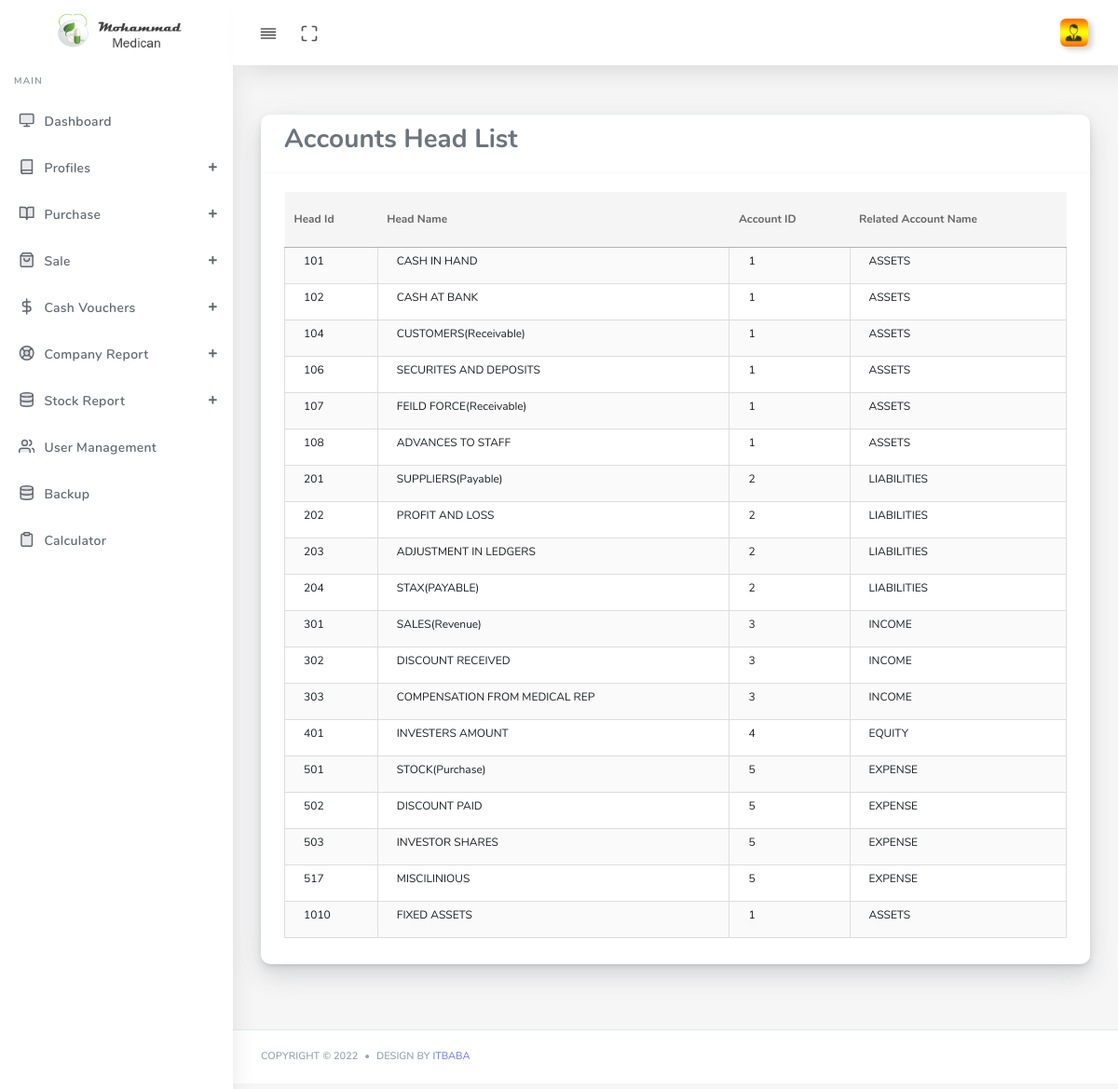
Page /head-list.php (signed in) on the committed database.
### tables this page shows
CREATE TABLE IF NOT EXISTS `mainhead` (
  `h_id` smallint(6) NOT NULL,
  `acid` tinyint(4) DEFAULT NULL,
  `head_name` varchar(29) DEFAULT NULL,
  `status` tinyint(4) DEFAULT NULL,
  PRIMARY KEY (`h_id`)
);

CREATE TABLE IF NOT EXISTS `account` (
  `acid` tinyint(4) NOT NULL AUTO_INCREMENT,
  `account_name` varchar(11) DEFAULT NULL,
  `status` tinyint(4) DEFAULT NULL,
  PRIMARY KEY (`acid`)
);

### head-list.php (the view, shortened to what this page needs)
<?php
include "include/header.php";
?>
</head>
<body >
  <?php include "include/menu.php"; ?>
      <div class="main-content">
        <section class="section">
          <div class="section-body">
            <div class="row">
              <div class="col-12">
                <div class="card">
                  <div class="card-header">
                    <h3>Accounts Head List</h3>
                  </div>
                  <div class="card-body">
                    <div class="table-responsive">
<table class="table table-striped table-hover text-dark mb-2" id="user_data" style="width:100%;">
<thead>
<tr>
<th >Head Id</th>
<th >Head Name</th>
<th >Account ID</th>
<th >Related Account Name</th>
</tr>
</thead>
<tbody>
<?php
include "db.php";
$q="select a.*,b.account_name
from mainhead as a ,account as b
where a.acid=b.acid
";
$s=$dbpdo->prepare($q);
$s->execute();
while($row = $s->fetch(PDO::FETCH_BOTH)){
echo "<tr>
<td>$row[0]</td>
<td>$row[2]</td>
<td>$row[1]</td>
<td>$row[4]</td>
</tr>
";
}
?>
  </tbody>
 </table>
               </div>
            </div></div>
            </div>
              </div>
            </div>
          </div>
     <?php include "include/footer.php";?>

### include/header.php (style rules this page uses)
#user_data { font-size:13px !important; color: #191d21 !important }
#user_data tr td { height: 0px; font-size: 12px; padding: 5px 5px 15px 20px; border: 1px solid #ddd !important; }
th { background-image: linear-gradient(#8ea0a0,#a9e0e2); border: 0px solid #333 !important; color: #583517; border-bottom: 1px solid #b5b0b0 !important; background: #ddd; font-size: 12px; }
thead { margin-bottom:5px; }

### rows in the picture
mainhead: h_id "101", head_name "CASH IN HAND", acid "1", acid.account_name "ASSETS"
mainhead: h_id "102", head_name "CASH AT BANK", acid "1", acid.account_name "ASSETS"
mainhead: h_id "104", head_name "CUSTOMERS(Receivable)", acid "1", acid.account_name "ASSETS"
mainhead: h_id "106", head_name "SECURITES AND DEPOSITS", acid "1", acid.account_name "ASSETS"
mainhead: h_id "107", head_name "FEILD FORCE(Receivable)", acid "1", acid.account_name "ASSETS"
mainhead: h_id "108", head_name "ADVANCES TO STAFF", acid "1", acid.account_name "ASSETS"
mainhead: h_id "201", head_name "SUPPLIERS(Payable)", acid "2", acid.account_name "LIABILITIES"
mainhead: h_id "202", head_name "PROFIT AND LOSS", acid "2", acid.account_name "LIABILITIES"
mainhead: h_id "203", head_name "ADJUSTMENT IN LEDGERS", acid "2", acid.account_name "LIABILITIES"
mainhead: h_id "204", head_name "STAX(PAYABLE)", acid "2", acid.account_name "LIABILITIES"
mainhead: h_id "301", head_name "SALES(Revenue)", acid "3", acid.account_name "INCOME"
mainhead: h_id "302", head_name "DISCOUNT RECEIVED", acid "3", acid.account_name "INCOME"
mainhead: h_id "303", head_name "COMPENSATION FROM MEDICAL REP", acid "3", acid.account_name "INCOME"
mainhead: h_id "401", head_name "INVESTERS AMOUNT", acid "4", acid.account_name "EQUITY"
mainhead: h_id "501", head_name "STOCK(Purchase)", acid "5", acid.account_name "EXPENSE"
mainhead: h_id "502", head_name "DISCOUNT PAID", acid "5", acid.account_name "EXPENSE"
mainhead: h_id "503", head_name "INVESTOR SHARES", acid "5", acid.account_name "EXPENSE"
mainhead: h_id "517", head_name "MISCILINIOUS", acid "5", acid.account_name "EXPENSE"
mainhead: h_id "1010", head_name "FIXED ASSETS", acid "1", acid.account_name "ASSETS"
